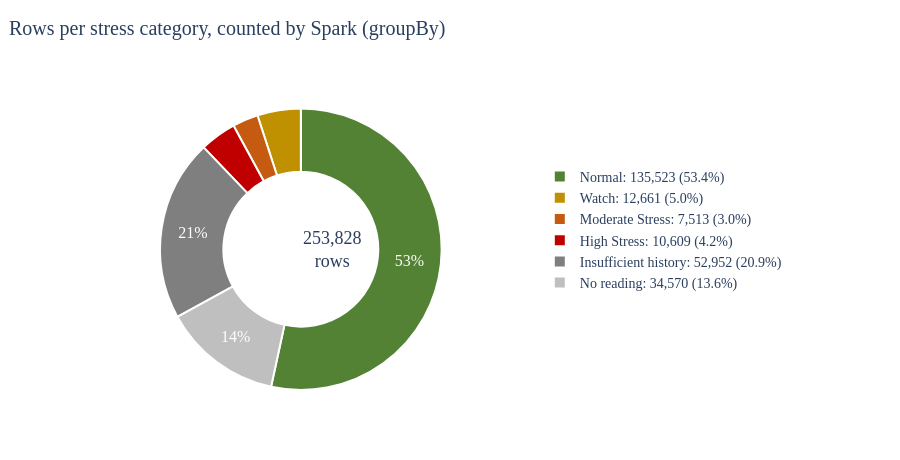

Source (notebook cell):
### Markdown cell above
## 3 · Preprocessing with Apache Spark (slide: Preprocessing, Big Data analysis)
The reference pipeline (pandas) was re-implemented in **PySpark** (branch `spark-first-preprocessing`: 0 unexpected differences on all 253,828 x 84 values) and in BigQuery SQL. Here Spark **recomputes the key step live**: for every well and season, the baseline mean and SD of the *earlier* readings only (window `UNBOUNDED PRECEDING` to `1 PRECEDING`, at least 5), then the anomaly z = (reading - mean) / max(SD, 0.10 m), clipped at +/-5; it is compared with the pipeline's stored columns.

```python
w = Window.partitionBy("well_id", "season").orderBy("date").rowsBetween(Window.unboundedPreceding, -1)   # earlier readings only
df.withColumn("n", count("gwl_m_bgl").over(w)).withColumn("mu", avg("gwl_m_bgl").over(w)).withColumn("sd", stddev_samp("gwl_m_bgl").over(w))
```
Spark runs in `local[2]` mode on one machine: the pattern is shown, not a cluster-scale claim.

### Code cell
import subprocess
if importlib.util.find_spec("pyspark") is None and shutil.which("java"):
    subprocess.run([sys.executable, "-m", "pip", "install", "-q", "pyspark==3.5.3"])
if importlib.util.find_spec("pyspark") is not None and shutil.which("java"):
    r = subprocess.run([sys.executable, str(ROOT / "modeling" / "spark_check.py")], capture_output=True, text=True)
    print("Spark run finished" if r.returncode == 0 else "Spark cannot run on this operating system (exit code %d): showing the saved result of the same script (run on Linux)." % r.returncode)
else:
    print("Java or pyspark not available in this session: showing the saved result of the same script (run on Linux).")
sp = json.load(open(T / "spark_check.json"))
print(f"Spark {sp['spark_version']} on {sp['platform']} | {sp['rows']:,} rows in {sp['partitions']} partitions | {sp['seconds']} s")
display(pd.DataFrame({"Comparison with the pipeline columns": ["Readings compared (at least 5 earlier same-season readings)", "Largest difference in baseline mean (m)", "Largest difference in anomaly z"],
                      "Spark vs stored pipeline": [f"{sp['rows_compared']:,}", f"{sp['max_abs_diff_baseline_mean_m']:.2e}", f"{sp['max_abs_diff_z']:.2e}"]}))
cnt = pd.Series(sp["stress_counts"]).reindex(["Normal", "Watch", "Moderate Stress", "High Stress", "Insufficient history", "No reading"])
tot = int(cnt.sum()); share = 100 * cnt / tot
fig = go.Figure(go.Pie(labels=[f"{k}: {v:,} ({s:.1f}%)" for k, v, s in zip(cnt.index, cnt.values, share)], values=list(cnt.values), hole=0.55, sort=False,
                      text=[f"{s:.0f}%" if s >= 10 else "" for s in share], textinfo="text", textposition="inside", insidetextorientation="horizontal",
                      textfont=dict(size=16, color="white"), domain=dict(x=[0.02, 0.55], y=[0.0, 0.88]),
                      marker=dict(colors=[PAL["G"], "#BF9000", PAL["B"], "#C00000", PAL["grey"], "#BFBFBF"], line=dict(color="white", width=2))))
fig.add_annotation(text=f"{tot:,}<br>rows", x=0.285, y=0.44, showarrow=False, font=dict(size=18))
show(fig, "Rows per stress category, counted by Spark (groupBy)", "", "", h=460, legend=dict(orientation="v", x=0.58, y=0.5, xanchor="left"))
check("Spark baseline equals the pipeline baseline (max difference < 1e-6 m)", sp["max_abs_diff_baseline_mean_m"] < 1e-6)
check("Spark anomaly z equals the pipeline z (max difference < 1e-6)", sp["max_abs_diff_z"] < 1e-6)

### Figure 1 — Plotly figure (JSON) as saved in the notebook; plotly's stock layout.template omitted (floating-point values rounded to 4 significant figures)
{"data": [{"domain": {"x": [0.02, 0.55], "y": [0.0, 0.88]}, "hole": 0.55, "insidetextorientation": "horizontal", "labels": ["Normal: 135,523 (53.4%)", "Watch: 12,661 (5.0%)", "Moderate Stress: 7,513 (3.0%)", "High Stress: 10,609 (4.2%)", "Insufficient history: 52,952 (20.9%)", "No reading: 34,570 (13.6%)"], "marker": {"colors": ["#548235", "#BF9000", "#C55A11", "#C00000", "#7F7F7F", "#BFBFBF"], "line": {"color": "white", "width": 2}}, "sort": false, "text": ["53%", "", "", "", "21%", "14%"], "textfont": {"color": "white", "size": 16}, "textinfo": "text", "textposition": "inside", "type": "pie", "values": [135523, 12661, 7513, 10609, 52952, 34570]}], "layout": {"annotations": [{"font": {"size": 18}, "showarrow": false, "text": "253,828<br>rows", "x": 0.285, "y": 0.44}], "font": {"family": "Times New Roman", "size": 14}, "height": 460, "legend": {"orientation": "v", "x": 0.58, "xanchor": "left", "y": 0.5}, "margin": {"b": 70, "l": 70, "r": 20, "t": 70}, "title": {"text": "Rows per stress category, counted by Spark (groupBy)", "x": 0.01}, "xaxis": {"title": {"text": ""}}, "yaxis": {"title": {"text": ""}}}}
